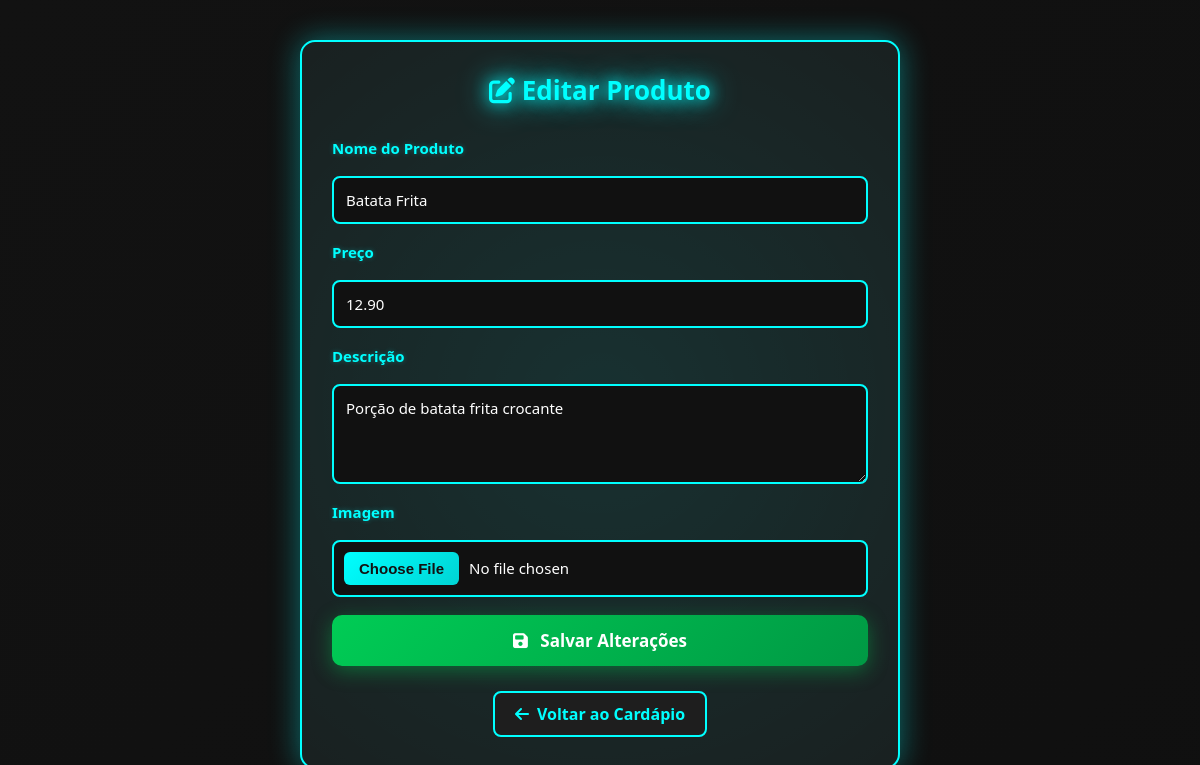
Page /editar_produto.php?id=17 (signed in) on the earlier database version.
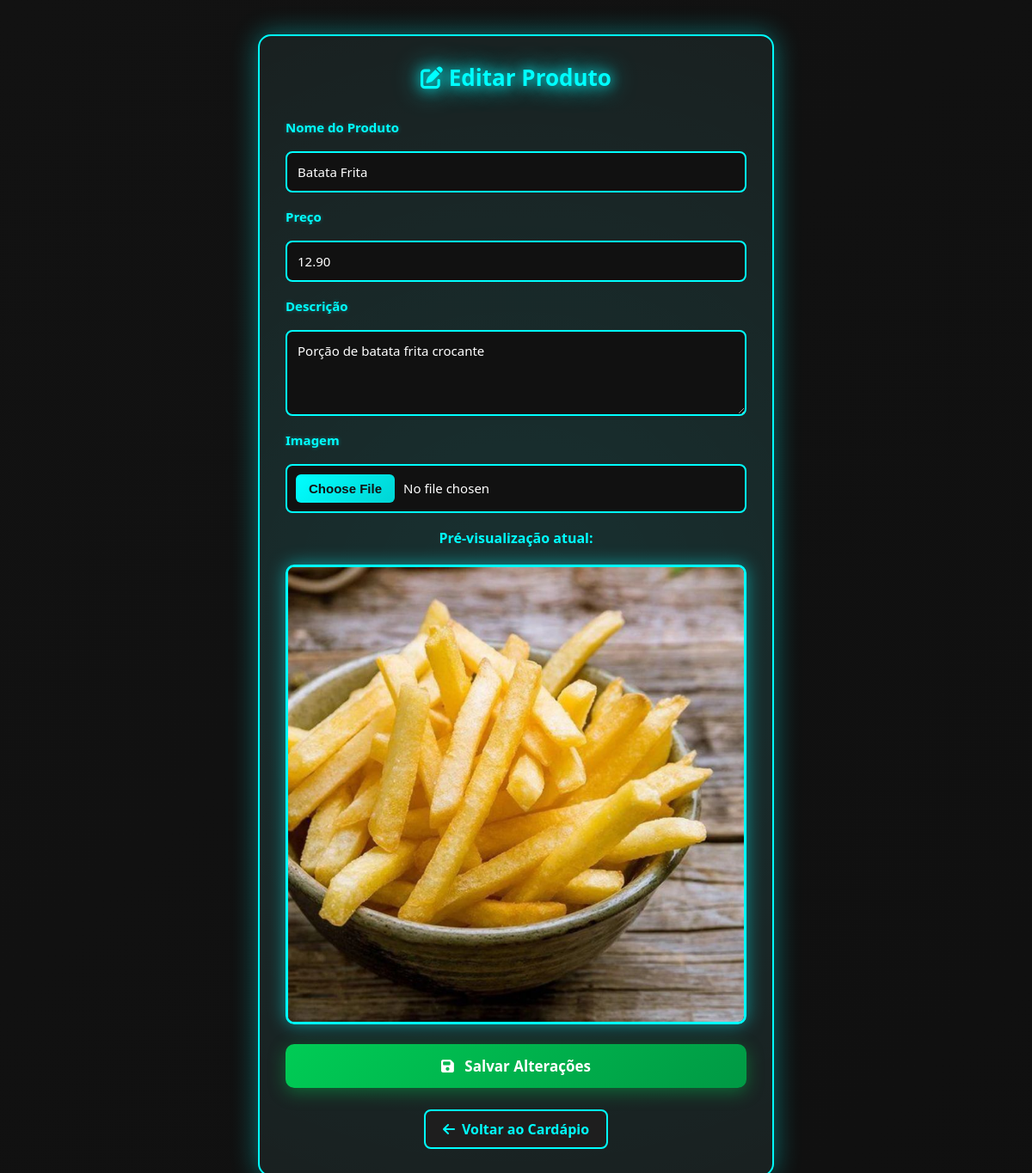
Same page on the later database version.
### tables this page shows
CREATE TABLE `produtos` (
  `id` int(11) NOT NULL,
  `nome` varchar(100) NOT NULL,
  `descricao` text DEFAULT NULL,
  `preco` decimal(10,2) NOT NULL,
  `imagem` varchar(255) DEFAULT NULL
);

### editar_produto.php (the view, shortened to what this page needs)
<?php
include "config.php";
$id = $_GET['id'];
$result = $conn->query("SELECT * FROM produtos WHERE id=$id");
$produto = $result->fetch_assoc();
?>
<!DOCTYPE html>
<html lang="pt-BR">
<head>
    <link rel="stylesheet" href="css/editar_produto.css?e=<?php echo rand(0, 10000) ?>">
    <link rel="stylesheet" href="https://cdnjs.cloudflare.com/ajax/libs/font-awesome/6.5.0/css/all.min.css">
</head>
<body>
    <div class="container">
        <h1><i class="fa fa-edit"></i> Editar Produto</h1>
        <form method="post" enctype="multipart/form-data" class="form-card">
            <label>Nome do Produto</label>
            <input type="text" name="nome" value="<?= $produto['nome'] ?>" required>
            <label>Preço</label>
            <input type="number" step="0.01" name="preco" value="<?= $produto['preco'] ?>" required>
            <label>Descrição</label>
            <textarea name="descricao"><?= $produto['descricao'] ?></textarea>
            <label>Imagem</label>
            <input type="file" name="imagem" accept="image/*">
            <?php if ($produto['imagem'] && file_exists("uploads/" . $produto['imagem'])): ?>
                <div class="preview">
                    <p>Pré-visualização atual:</p>
                    <img src="uploads/<?= $produto['imagem'] ?>" alt="<?= $produto['nome'] ?>" class="card-img-edit">
                </div>
            <?php endif; ?>
            <button type="submit" class="btn-save"><i class="fa fa-save"></i> Salvar Alterações</button>
        </form>
        <p class="back-link"><a href="cardapio.php"><i class="fa fa-arrow-left"></i> Voltar ao Cardápio</a></p>
    </div>
</body>
</html>

Differences in the rows shown:
changed produtos "Batata Frita": imagem empty → "1760124987_download.jpg" (drawn); imagem: picture added
Other differences:
text now shown: "Pré-visualização atual:"
